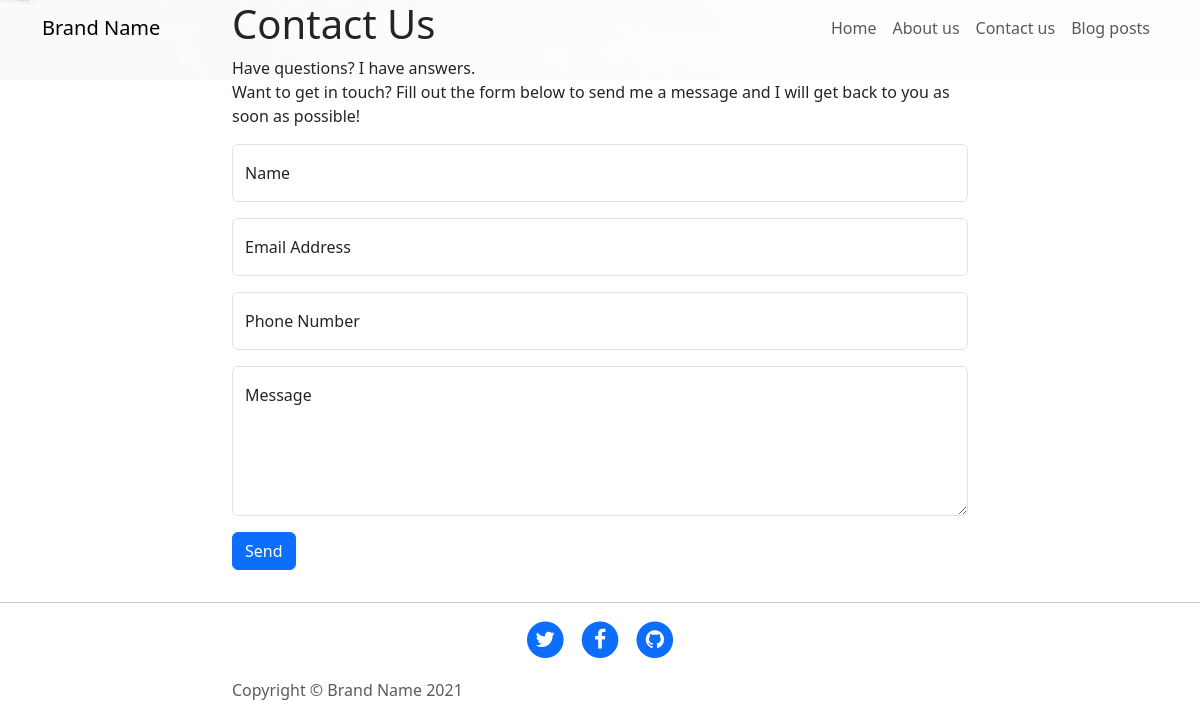
Page /page_contact.php on the committed database.
### tables this page shows
CREATE TABLE `page_brand` (
  `id` int(11) NOT NULL,
  `brand_name` varchar(90) DEFAULT NULL,
  `brand_logo` varchar(90) DEFAULT NULL,
  `brand_update` varchar(40) DEFAULT NULL
);

CREATE TABLE `page_nav_menu` (
  `id` int(11) NOT NULL,
  `nav_menu_name` varchar(90) DEFAULT NULL,
  `nav_target_path` varchar(90) DEFAULT NULL
);

CREATE TABLE `page_header` (
  `id` int(11) NOT NULL,
  `page_id` int(11) NOT NULL,
  `header_title` varchar(90) DEFAULT NULL,
  `header_subtitle` varchar(255) DEFAULT NULL,
  `body` varchar(4096) DEFAULT NULL,
  `header_background` varchar(90) DEFAULT NULL
);

### get_brand.php (called while the page is built, shortened)
<?php
	require_once('db_connect.php');
	$sql = "SELECT * FROM page_brand WHERE page_brand.id = 1";
	$result = mysqli_query($connection, $sql);
	if(!$result){
		echo("ERR: ".mysqli_error($connection));
	}else{
		$row_num = mysqli_num_rows($result);
		if($row_num == 1){
			$row = mysqli_fetch_assoc($result);
			$brand_name = $row['brand_name'];
			$brand_update = $row['brand_update'];
		}
	}
?>

### get_head_title.php (called while the page is built, shortened)
<?php
	require_once('db_connect.php');
	$sql = "SELECT * FROM page_info";
	$result = mysqli_query($connection, $sql);
	if(!$result){
		echo("ERR: ".mysqli_error($connection));
	}else{
		$page = basename($_SERVER['PHP_SELF']);
		while($row = mysqli_fetch_assoc($result)){
			if($page == $row['page_file_name']){
				$page_id = $row['id'];
			}
		}
	}
?>

### get_header.php (called while the page is built, shortened)
<?php
	require_once('db_connect.php');
	$sql = "SELECT * FROM page_header WHERE page_header.page_id = '$page_id'";
	$result = mysqli_query($connection, $sql);
	if(!$result){
		echo("ERR: ".mysqli_error($connection));
	}else{
		$row_num = mysqli_num_rows($result);
		if($row_num == 1){
			$row = mysqli_fetch_assoc($result);
			$header_subtitle = $row['header_subtitle'];
			$header_background = "./assets/img/".$row['header_background'];
		}
	}
?>

### html_start.php (the view, shortened to what this page needs)
<?php require_once('get_brand.php'); ?>
<?php require_once('get_head_title.php'); ?>
		<!DOCTYPE html>
		<html>
		<head>
			<link rel='stylesheet' href='assets/bootstrap/css/bootstrap.min.css'>
			<link rel='stylesheet' href='assets/fonts/font-awesome.min.css'>
		</head>
		<body>

### html_nav.php (shortened to what this page needs)
<nav class='navbar navbar-light navbar-expand-lg fixed-top' id='mainNav'>
	<div class='container'><a class='navbar-brand' href='index.php'><?php echo($brand_name);?></a>
		<div class='collapse navbar-collapse' id='navbarResponsive'>
			<ul class='navbar-nav ms-auto'>
				<?php require_once('get_nav_menu.php'); ?>
			</ul>
		</div>
	</div>
</nav>

### get_nav_menu.php
<?php
	require_once('db_connect.php');
	$sql = "SELECT * FROM page_nav_menu ORDER BY page_nav_menu.id ASC";
	$result = mysqli_query($connection, $sql);
	if(!$result){
		echo("ERR: ".mysqli_error($connection));
	}else{
		while($row = mysqli_fetch_assoc($result)){
			echo "<li class='nav-item'><a class='nav-link' href='".$row['nav_target_path']."'>".$row['nav_menu_name']."</a></li>";
		}
	}
?>

### html_header.php (shortened to what this page needs)
<?php require_once('get_header.php'); ?>
		<header id="header_background" class='masthead' style='background-image:url("<?php echo($header_background); ?>");'>
			<div class='container'>
				<div class='row'>
					<div class='col-md-10 col-lg-8 mx-auto position-relative'>
						<div class='site-heading'>
							<h1 id="header_title"><?php echo($header_title); ?></h1><span id="header_subtitle" class='subheading'><?php echo($header_subtitle); ?></span>
						</div>
					</div>
				</div>
			</div>
		</header>

### html_footer.php
<footer>
	<div class='container'>
		<div class='row'>
			<div class='col-md-10 col-lg-8 mx-auto'>
				<ul class='list-inline text-center'>
					<li class='list-inline-item'>
					<a href='https://twitter.com/?lang=pt_pt'><span class='fa-stack fa-lg'><i class='fa fa-circle fa-stack-2x'></i><i class='fa fa-twitter fa-stack-1x fa-inverse'></i></span></a></li>
					<li class='list-inline-item'><a href='https://www.facebook.com/'><span class='fa-stack fa-lg'><i class='fa fa-circle fa-stack-2x'></i><i class='fa fa-facebook fa-stack-1x fa-inverse'></i></span></a></li>
					<li class='list-inline-item'><a href='https://github.com/'><span class='fa-stack fa-lg'><i class='fa fa-circle fa-stack-2x'></i><i class='fa fa-github fa-stack-1x fa-inverse'></i></span></a></li>
				</ul>
				<p class='text-muted copyright'>Copyright&nbsp;©&nbsp;<?php echo($brand_name." ".$brand_update);?></p>
			</div>
		</div>
	</div>
</footer>

### rows in the picture
page_brand: brand_name "Brand Name", brand_update "2021"
page_nav_menu: nav_menu_name "Home"
page_nav_menu: nav_menu_name "About us"
page_nav_menu: nav_menu_name "Contact us"
page_nav_menu: nav_menu_name "Blog posts"
page_header: header_background (picture), header_subtitle "Have questions? I have answers."
